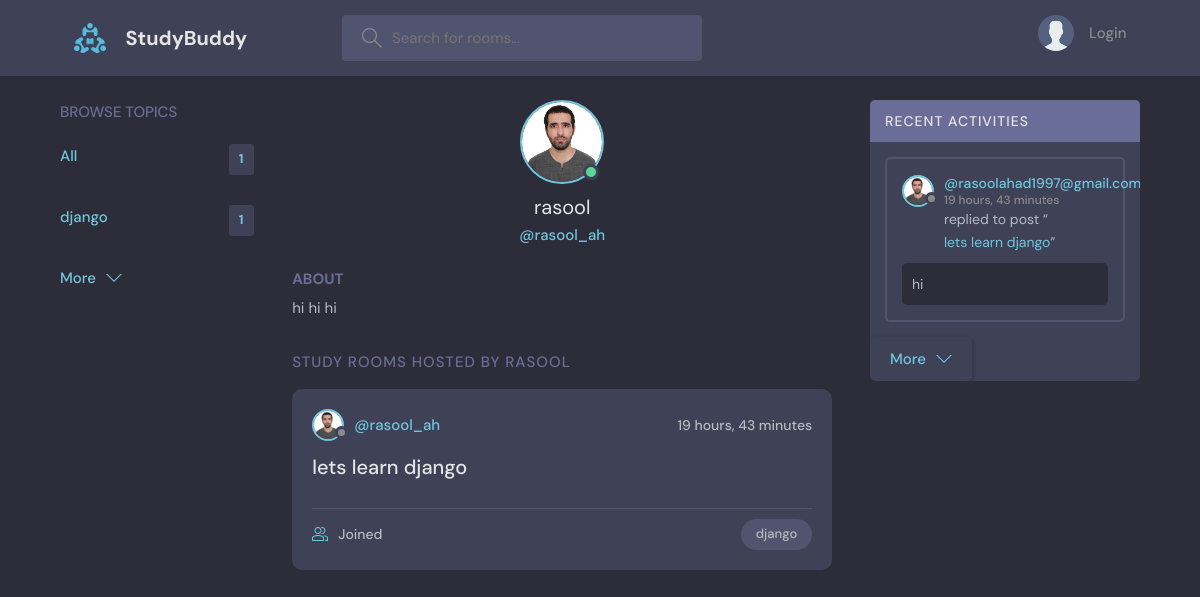
Page /user-profile/2 on the earlier database version.
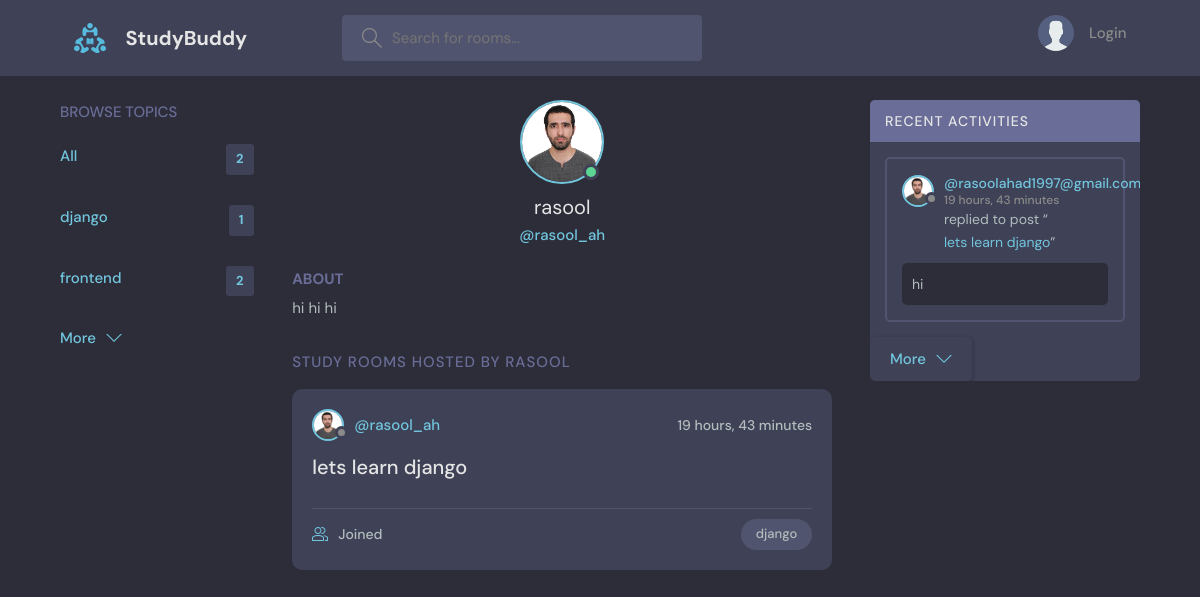
Same page on the later database version.
### base/models.py (models this page shows, shortened)
class Topic(models.Model):
    name = models.CharField(_("name"), max_length=200)
    class Meta:
        verbose_name = 'topic'
        verbose_name_plural = 'topics'

class Room(models.Model):
    host = models.ForeignKey(User, verbose_name=_("host"), on_delete=models.SET_NULL, null=True)
    topic = models.ForeignKey("base.Topic", verbose_name=_("topic"), on_delete=models.SET_NULL, null=True)
    name = models.CharField(_("name"), max_length=200)
    description = models.TextField(_("description"), null=True, blank=True)
    participant = models.ManyToManyField(User, related_name="participant" , verbose_name=_("participants"))
    updated = models.DateTimeField(_("update"), auto_now=True)
    created = models.DateTimeField(_("create"), auto_now_add=True)
    def __str__(self):
        return self.name
    class Meta:
        db_table = 'Room'
        verbose_name = 'room'
        verbose_name_plural = 'rooms'
        ordering = ["-updated","-created"]

class User(AbstractUser):
    name = models.CharField( max_length=200, null=True)
    email = models.EmailField(unique=True, null=True)
    bio = models.TextField(null=True)
    avatar = models.ImageField(null= True, default="avatar.svg")
    USERNAME_FIELD = 'email'
    REQUIRED_FIELDS = []

class Message(models.Model):
    user = models.ForeignKey(User, verbose_name=_("user"), on_delete=models.CASCADE)
    room = models.ForeignKey("base.Room", verbose_name=_("room"), on_delete=models.CASCADE)
    body = models.TextField(_("body"))
    updated = models.DateTimeField(_("update"), auto_now=True)
    created = models.DateTimeField(_("create"), auto_now_add=True)
    class Meta:
        ordering = ["-updated","-created"]
    def __str__(self):
        return self.body[:50]

### base/views.py (the view)
# urls.py: path("user-profile/<int:id>", views.userProfile, name = "user-profile" ),
def userProfile(request,id):
        user = User.objects.get(id=id)
        rooms = user.room_set.all()
        activities = user.message_set.all()
        topic = Topic.objects.all()
        context = {"rooms": rooms, "topics": topic,"activities":activities, 'user':user}
        return render(request, "base/user-profile.html", context)

### base/templates/base/user-profile.html (shortened to what this page needs)
{% extends "main.html" %}
{% block content %}
  <main class="profile-page layout layout--3">
    <div class="container">
        {% include "base/topics_component.html" %}
      <div class="roomList">
        <div class="profile">
          <div class="profile__avatar">
            <div class="avatar avatar--large active">
              <img src="{{ user.avatar.url }}" />
            </div>
          </div>
          <div class="profile__info">
            <h3>{{user.name}}</h3>
            <p>@{{user.username}}</p>
          </div>
          <div class="profile__about">
            <h3>About</h3>
            <p>
              {{ user.bio }}
            </p>
          </div>
        </div>
        <div class="roomList__header">
          <div>
            <h2>Study Rooms Hosted by {{user.name}}</a>
            </h2>
          </div>
        </div>
        {% include "base/feed_component.html" %}
      </div>
      {% include "base/activity_component.html" %}
    </div>
  </main>
{% endblock content %}

### base/templates/base/topics_component.html
<div class="topics">
    <div class="topics__header">
      <h2>Browse Topics</h2>
    </div>
    <ul class="topics__list">
      <li>
        <a href="{% url 'home' %}" class="active">All <span>{{topics.count}}</span></a>
      </li>
      {% for topic in topics  %}
      <li>
        <a href="{% url 'home'%}?q={{topic.name}} " class="active">{{topic.name}} <span>{{topic.room_set.all.count}}</span></a>
      </li>
      {% endfor %}
    </ul>
    <a class="btn btn--link" href="{% url 'topics' %}">
      More
      <svg version="1.1" xmlns="http://www.w3.org/2000/svg" width="32" height="32" viewBox="0 0 32 32">
        <title>chevron-down</title>
        <path d="M16 21l-13-13h-3l16 16 16-16h-3l-13 13z"></path>
      </svg>
    </a>
  </div>

### base/templates/base/feed_component.html (shortened to what this page needs)
{% for room in rooms  %}
<div class="roomListRoom">
    <div class="roomListRoom__header">
      <a href="{% url 'user-profile' room.host.id %}" class="roomListRoom__author">
        <div class="avatar avatar--small">
          <img src="{{ room.host.avatar.url }}" />
        </div>
        <span>@{{room.host.username}}</span>
      </a>
      <div class="roomListRoom__actions">
        <span>{{room.created | timesince}}</span>
      </div>
    </div>
    <div class="roomListRoom__content">
      <a href="{% url 'room' room.id %}">{{ room.name }}</a>
    </div>
    <div class="roomListRoom__meta">
      <a href="{% url 'room' room.id %}" class="roomListRoom__joined">
        {{room.participants.all.count}} Joined
      </a>
      <p class="roomListRoom__topic">{{room.topic.name}}</p>
    </div>
  </div>
  {% endfor %}

### base/templates/base/activity_component.html (shortened to what this page needs)
<div class="activities">
  <div class="activities__header">
    <h2>Recent Activities</h2>
  </div>
  {% for activity in activities  %}
  <div class="activities__box">
    <div class="activities__boxHeader roomListRoom__header">
      <a href="{% url 'user-profile' activity.user.id %}" class="roomListRoom__author">
        <div class="avatar avatar--small">
          <img src="{{ activity.user.avatar.url }}" />
        </div>
        <p>
          @{{activity.user}}
          <span>{{activity.created|timesince}}</span>
        </p>
      </a>
    </div>
    <div class="activities__boxContent">
      <p>replied to post “<a href="{% url 'room' activity.room.id %}">{{activity.room}}</a>”</p>
      <div class="activities__boxRoomContent">
       {{activity}}
      </div>
    </div>
  </div>
  {% endfor %}
  <a class="btn btn--linka" href="{% url 'activity' %}">
    More
    <svg version="1.1" xmlns="http://www.w3.org/2000/svg" width="32" height="32" viewBox="0 0 32 32">
      <title>chevron-down</title>
      <path d="M16 21l-13-13h-3l16 16 16-16h-3l-13 13z"></path>
    </svg>
  </a>
</div>

Differences in the rows shown:
added Topic: name "frontend", room_set.all.count "2"
Other differences:
{{ topics.count }}: "1" → "2"
